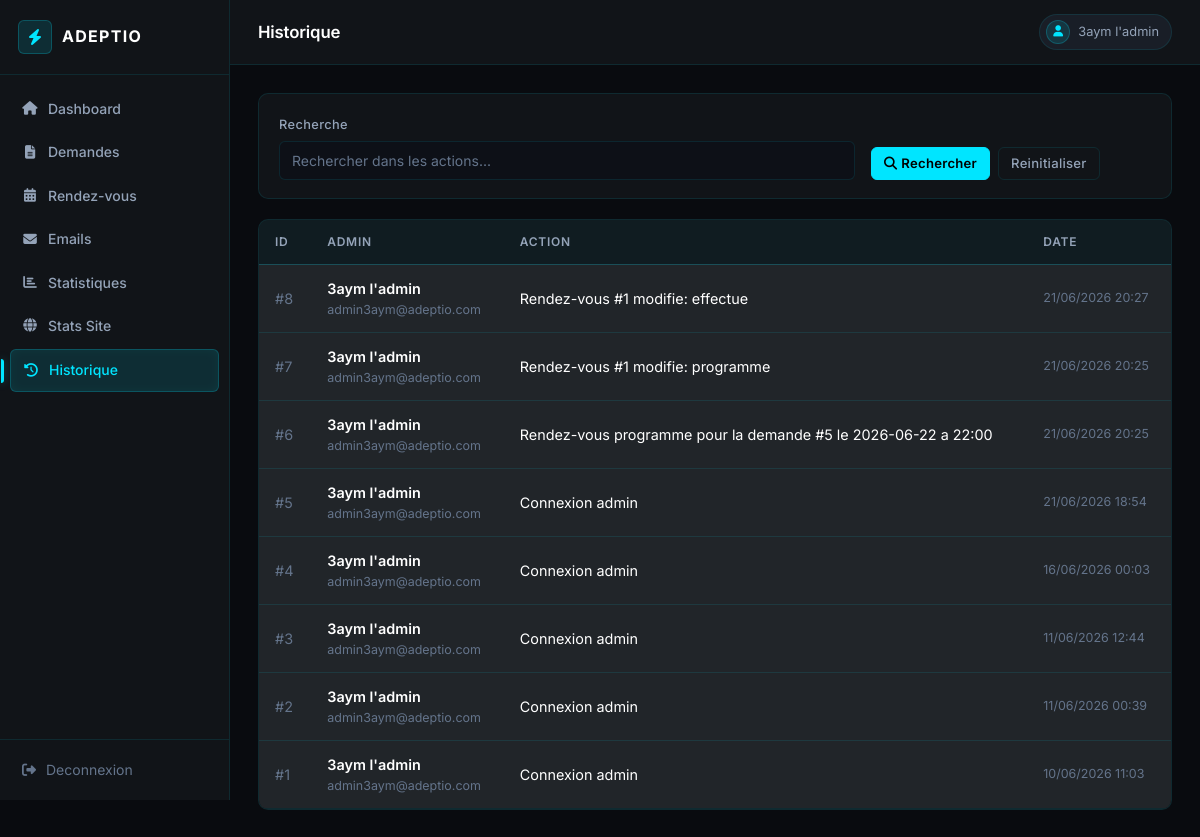
Page /admin/historique.php (signed in) on the committed database.
### tables this page shows
CREATE TABLE `logs` (
  `id_log` int(11) NOT NULL,
  `id_admin` int(11) DEFAULT NULL,
  `action` text DEFAULT NULL,
  `date_action` timestamp NULL DEFAULT current_timestamp()
);

### admin/_bootstrap.php (called while the page is built, shortened)
<?php
function e(?string $value): string
{
    return htmlspecialchars((string) $value, ENT_QUOTES, 'UTF-8');
}
function current_admin(PDO $pdo): ?array
{
    $stmt = $pdo->prepare('SELECT id_admin, nom, email FROM admins WHERE id_admin = ?');
    $stmt->execute([$_SESSION['admin']]);
    return $stmt->fetch(PDO::FETCH_ASSOC) ?: null;
}
function format_datetime(?string $value): string
{
    return date('d/m/Y H:i', strtotime($value));
}

### admin/historique.php (the view, shortened to what this page needs)
<?php
require_once __DIR__ . '/_bootstrap.php';
require_once __DIR__ . '/_layout.php';
$search = trim($_GET['q'] ?? '');
if ($search !== '') {
    $stmt = $pdo->prepare("
        SELECT l.*, a.nom AS admin_nom, a.email AS admin_email
        FROM logs l
        LEFT JOIN admins a ON a.id_admin = l.id_admin
        WHERE l.action LIKE ?
        ORDER BY l.date_action DESC
        LIMIT 200
    ");
    $stmt->execute(['%' . $search . '%']);
} else {
    $stmt = $pdo->query("
        SELECT l.*, a.nom AS admin_nom, a.email AS admin_email
        FROM logs l
        LEFT JOIN admins a ON a.id_admin = l.id_admin
        ORDER BY l.date_action DESC
        LIMIT 200
    ");
}
$logs = $stmt->fetchAll();
render_admin_header($pdo, 'Historique', 'historique');
?>
<div class="filter-panel">
    <form class="row g-3 align-items-end" method="GET">
        <div class="col-md-8">
            <label class="form-label" for="q">Recherche</label>
            <input class="form-control" id="q" type="search" name="q"
                   value="<?= e($search) ?>" placeholder="Rechercher dans les actions...">
        </div>
        <div class="col-md-4 d-flex gap-2">
            <button class="btn btn-primary" type="submit"><i class="fas fa-search me-1"></i>Rechercher</button>
            <a class="btn btn-outline-secondary" href="historique.php">Reinitialiser</a>
        </div>
    </form>
</div>
<div class="panel">
    <div class="table-responsive">
        <table class="table mb-0">
            <thead>
                <tr>
                    <th>ID</th>
                    <th>Admin</th>
                    <th>Action</th>
                    <th>Date</th>
                </tr>
            </thead>
            <tbody>
            <?php foreach ($logs as $log): ?>
                <tr>
                    <td><span style="color:var(--muted)">#<?= (int) $log['id_log'] ?></span></td>
                    <td>
                        <div class="fw-semibold"><?= e($log['admin_nom'] ?? 'Systeme') ?></div>
                        <div class="text-muted small"><?= e($log['admin_email']) ?></div>
                    </td>
                    <td><?= e($log['action']) ?></td>
                    <td class="text-muted small"><?= e(format_datetime($log['date_action'])) ?></td>
                </tr>
            <?php endforeach; ?>
            </tbody>
        </table>
    </div>
</div>
<?php render_admin_footer(); ?>

### admin/_layout.php (shortened to what this page needs)
<?php
function render_admin_header(PDO $pdo, string $title, string $active): void
{
    $admin = current_admin($pdo);
    $links = [
        'dashboard'   => ['Dashboard',        'dashboard.php',    'fa-home'],
        'demandes'    => ['Demandes',          'demandes.php',     'fa-file-alt'],
        'rendez_vous' => ['Rendez-vous',       'rendez_vous.php',  'fa-calendar-alt'],
        'emails'      => ['Emails',            'emails.php',       'fa-envelope'],
        'statistiques' => ['Statistiques',      'statistiques.php',  'fa-chart-bar'],
        'stats'        => ['Stats Site',         'stats.php',         'fa-globe'],
        'historique'   => ['Historique',        'historique.php',    'fa-history'],
    ];
    ?>
<!DOCTYPE html>
<html lang="fr" data-bs-theme="dark">
<head>
    <link href="https://cdn.jsdelivr.net/npm/bootstrap@5.3.3/dist/css/bootstrap.min.css" rel="stylesheet">
    <link href="https://cdnjs.cloudflare.com/ajax/libs/font-awesome/6.5.1/css/all.min.css" rel="stylesheet">
    <link href="assets/style.css" rel="stylesheet">
</head>
<body>
<div class="admin-shell">
    <aside class="sidebar">
        <div class="sidebar-brand">
            <div class="sidebar-brand-icon"><i class="fas fa-bolt"></i></div>
            <span class="sidebar-brand-name">Adeptio</span>
        </div>
        <nav class="sidebar-nav">
            <?php foreach ($links as $key => [$label, $href, $icon]): ?>
                <a href="<?= e($href) ?>" class="<?= $active === $key ? 'active' : '' ?>">
                    <i class="fas <?= e($icon) ?> nav-icon"></i>
                    <span><?= e($label) ?></span>
                </a>
            <?php endforeach; ?>
        </nav>
        <div class="sidebar-footer">
            <a href="auth/logout.php">
                <i class="fas fa-sign-out-alt nav-icon"></i>
                <span>Deconnexion</span>
            </a>
        </div>
    </aside>
    <div class="main-content">
        <header class="topbar">
            <h1 class="topbar-title"><?= e($title) ?></h1>
            <div class="topbar-user">
                <div class="topbar-avatar"><i class="fas fa-user"></i></div>
                <span class="topbar-user-name"><?= e($admin['nom'] ?? 'Admin') ?></span>
            </div>
        </header>
        <div class="page-body">
    <?php
}
function render_admin_footer(): void
{
    ?>
        </div>
    </div>
</div>
</body>
</html>
    <?php
}

### rows in the picture
logs: id_log "8", id_admin.nom "3aym l'admin", id_admin.email "admin3aym@adeptio.com", action "Rendez-vous #1 modifie: effectue", date_action "21/06/2026 20:27"
logs: id_log "7", id_admin.nom "3aym l'admin", id_admin.email "admin3aym@adeptio.com", action "Rendez-vous #1 modifie: programme", date_action "21/06/2026 20:25"
logs: id_log "6", id_admin.nom "3aym l'admin", id_admin.email "admin3aym@adeptio.com", action "Rendez-vous programme pour la demande #5 le 2026-06-22 a 22:00", date_action "21/06/2026 20:25"
logs: id_log "5", id_admin.nom "3aym l'admin", id_admin.email "admin3aym@adeptio.com", action "Connexion admin", date_action "21/06/2026 18:54"
logs: id_log "4", id_admin.nom "3aym l'admin", id_admin.email "admin3aym@adeptio.com", action "Connexion admin", date_action "16/06/2026 00:03"
logs: id_log "3", id_admin.nom "3aym l'admin", id_admin.email "admin3aym@adeptio.com", action "Connexion admin", date_action "11/06/2026 12:44"
logs: id_log "2", id_admin.nom "3aym l'admin", id_admin.email "admin3aym@adeptio.com", action "Connexion admin", date_action "11/06/2026 00:39"
logs: id_log "1", id_admin.nom "3aym l'admin", id_admin.email "admin3aym@adeptio.com", action "Connexion admin", date_action "10/06/2026 11:03"

### other values in the picture
$label "Dashboard"
$label "Demandes"
$label "Rendez-vous"
$label "Emails"
$label "Statistiques"
$label "Stats Site"
$label "Historique"
$title "Historique"
$admin['nom'] "3aym l'admin"
